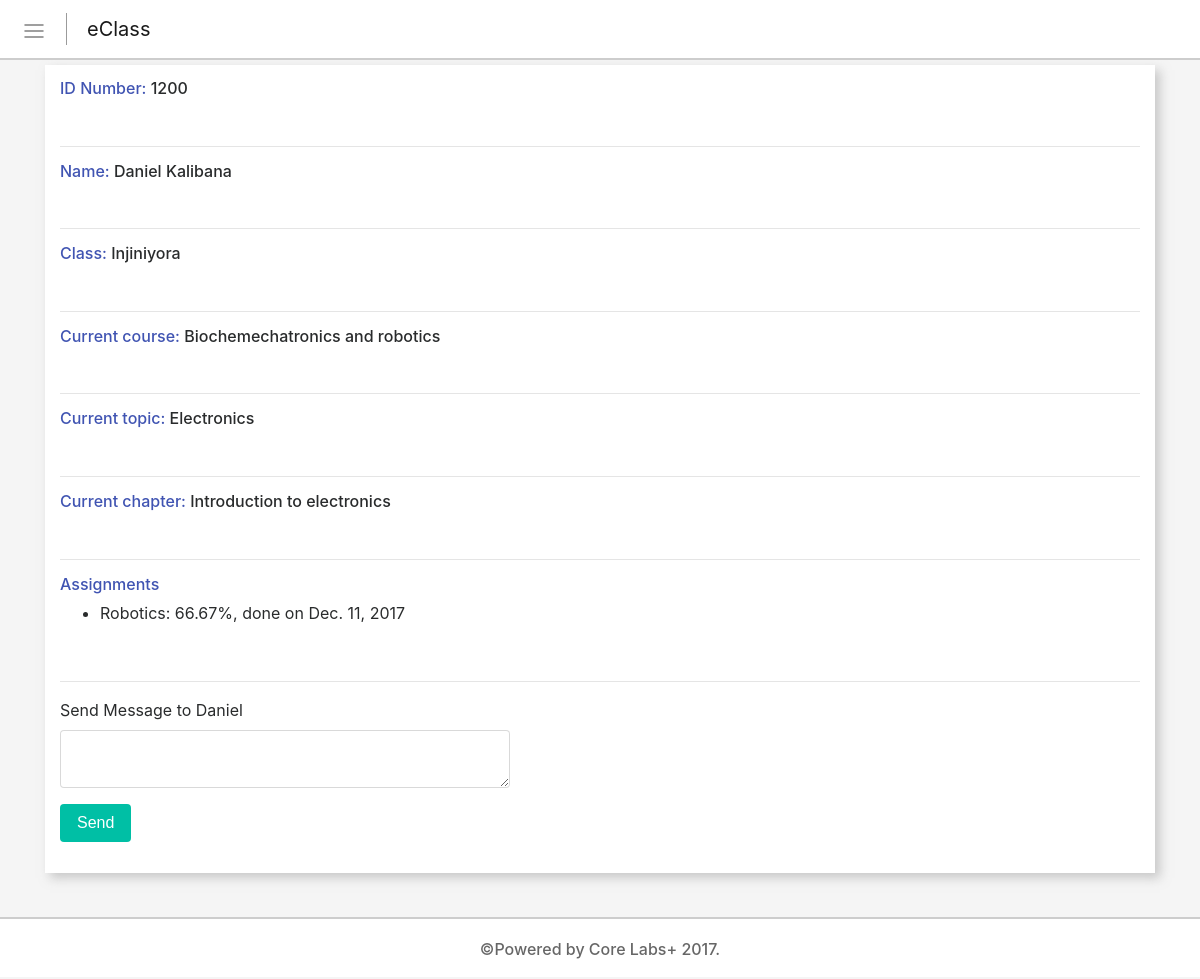
The page /t/individual=6 (signed in) on the database its author committed.
### eclass/models.py (models this page shows, shortened)
class student(models.Model):
	first_name = models.CharField(max_length=100, help_text="Add First name")
	last_name = models.CharField(max_length=100, help_text="Add Last name")
	email = models.EmailField(help_text="Add Email")
	id_number = models.CharField(max_length=50, help_text="Add ID", unique=True)
	eclass = models.ForeignKey(eclass, help_text="Choose a class", on_delete=models.CASCADE)
	username = models.ForeignKey(User, help_text="Associated user", on_delete=models.CASCADE)
	Pending = 'Pending'
	created = 'created'
	statuses = {
	(Pending, 'Pending'),
	(created, 'created'),
	}
	status = models.CharField(max_length=20, choices=statuses, default="Pending")

class eclass(models.Model):
	name = models.CharField(max_length=50, help_text="Add class")
	description = models.TextField(help_text="Add the description")
	def __str__(self):
		return str(self.name)

class course(models.Model):
	title = models.CharField(max_length=100, help_text="Add course title")
	description = models.TextField(help_text="Add course description")
	picture = models.FileField(upload_to="courses")
	def __str__(self):
		return str(self.title)

class topic(models.Model):
	title = models.CharField(max_length=100, help_text="Add topic title")
	description = models.TextField(help_text="Add topic description")
	course = models.ForeignKey(course, help_text="Choose a course", on_delete=models.CASCADE)

class chapter(models.Model):
	title = models.CharField(max_length=100, help_text="Add topic title")
	description = models.TextField(help_text="Add topic description")
	topic = models.ForeignKey(topic, help_text="Choose a topic", on_delete=models.CASCADE)

class assignment(models.Model):
	title = models.CharField(max_length=50, help_text="Add title")
	description = models.TextField(help_text="Add topic description")
	Active = 'Active'
	Inactive = 'Inactive'
	Finished = 'Finished'
	statuses = {
	(Active, 'Active'),
	(Inactive, 'Inactive'),
	(Finished, 'Finished'),
	}
	status = models.CharField(max_length=20, choices=statuses, default="Inactive")

class Completed_assignment(models.Model):
	assignment = models.ForeignKey(assignment, help_text="Add assignment", on_delete=models.CASCADE)
	student = models.ForeignKey(student, help_text="Add class", on_delete=models.CASCADE)
	time = models.DateField(default=datetime.today())
	score = models.CharField(max_length=5, help_text="Add scores")

### eclass/views.py (the view)
# urls.py: url(r't/individual=(?P<st_id>\w+)$', views.admin_student, name="student"),
@login_required(login_url="/login")
def admin_student(request, st_id):
	user = request.user
	if user.is_superuser:
		instance = get_object_or_404(student, id=st_id)
		cu = current.objects.get(student=student.objects.get(pk=st_id))
		cuTopic = cu.topic
		cuChap = cu.chapter
		tops = topic.objects.all()
		chaps = chapter.objects.all()
		for top in tops:
			if top == cu.topic:
				current_topic = top
		for chap in chaps:
			if chap == cuChap:
				current_chapter = chap.title
				break
		data = {}
		data['student'] = student.objects.get(pk=st_id)
		data['dones'] = Completed_assignment.objects.filter(student=student.objects.get(pk=st_id))
		data['current_course'] = current_topic.course
		data['curent_topic'] = current_topic
		data['current'] = cu.topic
		data['current_chapter'] = current_chapter
		data['assignments'] = assignment.objects.all()
		data['user'] = user
		return render(request, 'admin-student.html', data)
	else:
		return redirect('/error')

### templates/admin-student.html (shortened to what this page needs)
{% extends 'admin-sidebar.html' %}
{% load staticfiles %}
{% block content %}
	<div class="container under-navbar">
		<div class="row">
			<div class="col-md-12 class-holder ">
				<div class="col-content with-box-shadow class">
					<h6><span class="color-pink">ID Number:</span> {{student.id_number}}</h6>
					<br>
					<hr>
					<h6><span class="color-pink">Name:</span> {{student.first_name}} {{student.last_name}}</h6>
					<br>
					<hr>
					<h6><span class="color-pink">Class:</span> {{student.eclass}}</h6>
					<br>
					<hr>
					<h6><span class="color-pink">Current course:</span> {{current_course}}</h6>
					<br>
					<hr>
					<h6><span class="color-pink">Current topic:</span> {{curent_topic.title}}</h6>
					<br>
					<hr>
					<h6><span class="color-pink">Current chapter:</span> {{current_chapter}}</h6>
					<br>
					<hr>
					<h6><span class="color-pink">Assignments</span></h6>
					<ul>
						{% for done in dones %}
							{% for assignment in assignments %}
								{% if assignment == done.assignment %}
									<li>{{assignment.title}}: {{done.score}}%, done on {{done.time}}</li>
								{% endif %}
							{% endfor %}
						{% empty %}
							<h4>No completed assignments</h4>
						{% endfor %}
					</ul>
					<br>
					<hr>
					<form action="/t/send-message-to={{student.id_number}}" method="POST">{% csrf_token %}
						<div class="form-group">
							<label for="message">Send Message to {{student.first_name}}</label>
							<br>
							<textarea name="message" id="message" class="form-control col-md-5 col-sm-5 col-xs-12"></textarea required>
						</div>
						<div class="form-group">
							<input class="btn green-bcg white" type="submit" value="Send">
						</div>
					</form>
				</div>
				<br>
			</div>
		</div>
	</div>
{% endblock%}

### eclass/static/css/main.css (style rules this page uses)
body { background-color: #f5f5f5; }
.color-pink { color: #4054B2; }
.white { color: #ffffff; }
.under-navbar { margin-top: 65px; }
.with-box-shadow { box-shadow: 5px 5px 10px rgba(156, 156, 156, 0.5); }
.green-bcg { background-color: #00bfa5; }
.class-holder { margin-bottom: 20px; }
.class { background-color: #fff; padding: 15px; }
.col-content { background-color: #fff; padding: 15px; }

### rows shown on the page
student: id_number "1200", first_name "Daniel", last_name "Kalibana", eclass "Injiniyora"
course: title "Biochemechatronics and robotics"
topic: title "Electronics"
chapter: title "Introduction to electronics"
Completed_assignment: score "66.67", time "Dec. 11, 2017"
assignment: title "Robotics"
